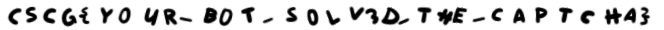
#> input picture captcha/flag.jpg, 664 x 30 px; its folder holds only this picture in this run
$ python -i processor.py   (imports and definitions only)
#> lines starting #> are read from the running program, lines starting #| are printed output that depends on the picture; after the words box and inside, x2 and y2 are one past the last pixel; in counts of white or black regions, pixels touching at a corner belong together
import os
import re
import cv2
import secrets
import hashlib

# we don't need bounding rectangles because the images are all the same height
# we may want to do this on characters later though if they don't fill vertical space?
def load_image_opencv(filename):
#> called with filename = 'flag.jpg'
  im = cv2.imread(filename, cv2.IMREAD_GRAYSCALE)
#> im is the input picture: shape (30, 664); min 0, max 255, mean 211.3
  print(len(im))
#| 30
  # scan image to get
  ret, thresh = cv2.threshold(im, 127, 255, cv2.THRESH_BINARY_INV)
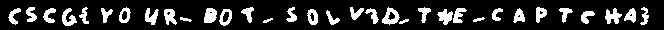
#> thresh: shape (30, 664); 17.1% white; 33 white regions
  contours, hierarchy = cv2.findContours(thresh, cv2.RETR_EXTERNAL, cv2.CHAIN_APPROX_SIMPLE)
#> contours = 33 contours, 3 with area under 20; largest, box (x1, y1, x2, y2) and area: (382, 7, 400, 25) 181, (219, 9, 232, 26) 146, (204, 8, 217, 23) 137, (605, 8, 622, 24) 126, (437, 9, 453, 25) 122

  contours_poly = [None]*len(contours)
#> contours_poly = 33 items
  boundRect = [None]*len(contours)
#> boundRect = 33 items

  for i, c in enumerate(contours):
    epsilon = 0.1*cv2.arcLength(c,True)
    contours_poly[i] = cv2.approxPolyDP(c, epsilon, True)
    boundRect[i] = cv2.boundingRect(contours_poly[i])
#> this loop made 33 passes
#> epsilon on passes 1 to 12: 2.25, 2.25, 2.59, 2.65, 4.72, 4.75, 5.97, 4.44, 4.78, 5.55, 4.32, 7.17
#> after the loop, boundRect = 33 items, first 6: (399, 19, 10, 5), (263, 18, 10, 5), (473, 18, 12, 4), (180, 17, 12, 4), (581, 11, 12, 13), (327, 10, 11, 14); contours_poly = 33 contours, 7 with area under 20; largest, box (x1, y1, x2, y2) and area: (382, 7, 399, 24) 152, (165, 9, 176, 25) 120, (204, 8, 217, 23) 106, (220, 9, 232, 26) 97, (437, 12, 453, 25) 84

  points = []
  for i in range(len(contours)):
    x, y, width, height = boundRect[i]
    points.append((x + width // 2, y + height // 2, width // height))
#> this loop made 33 passes
#> (x, y, width, height) on passes 1 to 12: (399, 19, 10, 5), (263, 18, 10, 5), (473, 18, 12, 4), (180, 17, 12, 4), (581, 11, 12, 13), (327, 10, 11, 14), (437, 12, 16, 13), (308, 9, 10, 16), (220, 9, 12, 17), (165, 9, 11, 16), (624, 8, 12, 13), (607, 8, 12, 16)
#> after the loop, points = 33 items, first 6: (404, 21, 2), (268, 20, 2), (479, 20, 3), (186, 19, 3), (587, 17, 0), (332, 17, 0)

  return im, points


# simple image on all-blank vertical lines - all characters are contiguous (I hope)
# [82 lines left out: functions split_image, process_captchas, not called in this run]

>>> result = load_image_opencv('flag.jpg')
